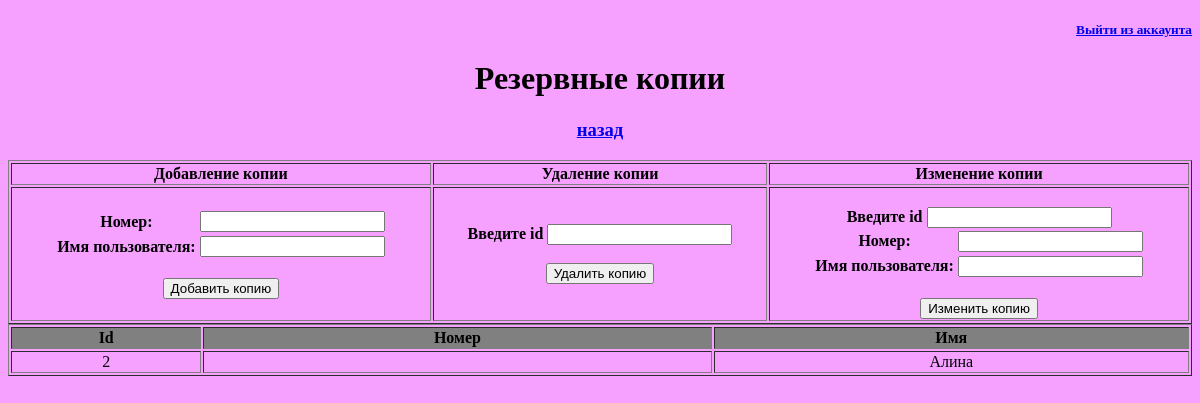
The app's page /home/Backup_copy/, older data.
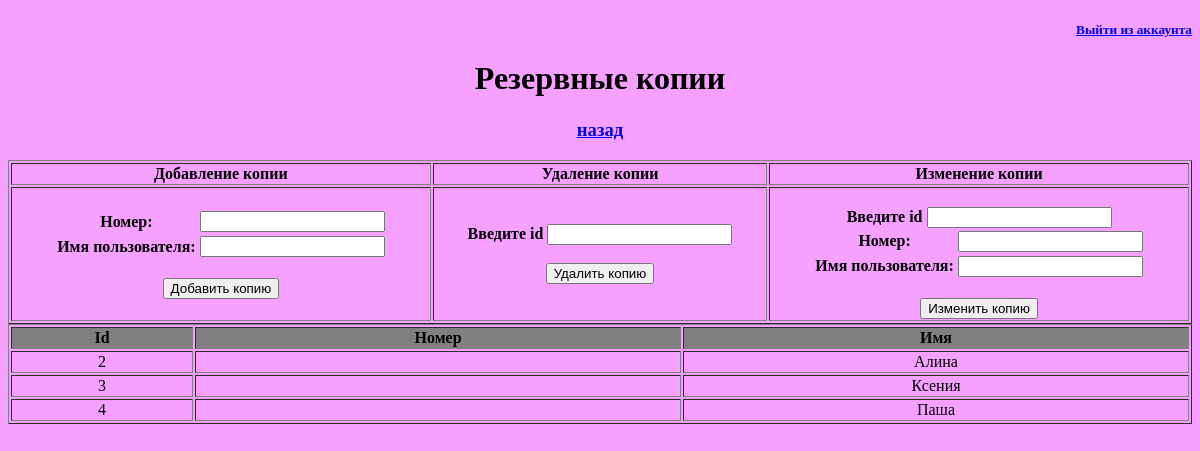
The same page, newer data.
### firstapp/models.py (models this page shows)
class Users(models.Model):
    name = models.CharField(max_length=120)
    login = models.CharField(max_length=120)
    password = models.CharField(max_length=120)
    objects = models.Manager()

### firstapp/views.py (the view)
# urls.py: path('home/Backup_copy/', views.index_Backup_copy, name='Backup_copy'),
def index_Backup_copy(request):
    index_form = DataBackup_copy()
    index_data = Users.objects.all()
    return render(request, "Firstapp/Backup_copy.html", {"form": index_form, "data": index_data})

### firstapp/forms.py
class DataBackup_copy(forms.Form):
    number = forms.CharField(label="Номер")
    name = forms.CharField(label="Имя пользователя")

### Templates/Firstapp/Backup_copy.html (shortened to what this page needs)
<!DOCTYPE html>
<html>
<head>
</head>
<body class="container"  bgcolor="#F6A1FF">
    <div id="header" >
        <h5 align="right"><a href="/accounts/login/">Выйти из аккаунта</a></h5>
        <h1 align="center">Резервные копии<h1>
        <h3 align="center"><a href = "{% url 'home' %}">назад</a></h3>
    </div>
    <table border="1" width="100%">
        <tr>
            <th> Добавление копии </th>
            <th> Удаление копии </th>
            <th> Изменение копии </th>
        </tr>
    <tr>
        <th align="center">
            <form method="POST" action="add/">
            <table>
                {{ form }}
            </table>
                <br>
            <input type="submit" value="Добавить копию">
            </form>
        </th>
        <th align="center">
            <form method="POST" action="del/">
            <label>Введите id</label>
            <input type= "number" name="del_int"><br>
            <br>
            <input type= "submit" value="Удалить копию">
            </form>
        </th>
        <th align="center">
            <br>
            <form method="POST" action="update/">
            <label>Введите id</label>
            <input type= "number" name="update_int"><br>
            <table>
                {{ form }}
            </table>
            <br>
            <input type= "submit" value="Изменить копию">
            </form>
        </th>
    </tr>
    </table>
	<form method="POST" action="show/">
        <table border="1" width="100%">
            <tr align="center" bgcolor="grey">
                <th>Id</th>
                <th>Номер</th>
                <th>Имя</th>
            </tr>
        {% for i in data %}
            <tr align="center">
                <td>{{ i.id }}</td>
                <td>{{ i.number }}</td>
                <td>{{ i.name }}</td>
            </tr>
        {% endfor %}
        </table>
        </form>
</body>
</html>

Row changes from the older to the newer data that the page shows:
added Users: id "3", name "Ксения"
added Users: id "4", name "Паша"
